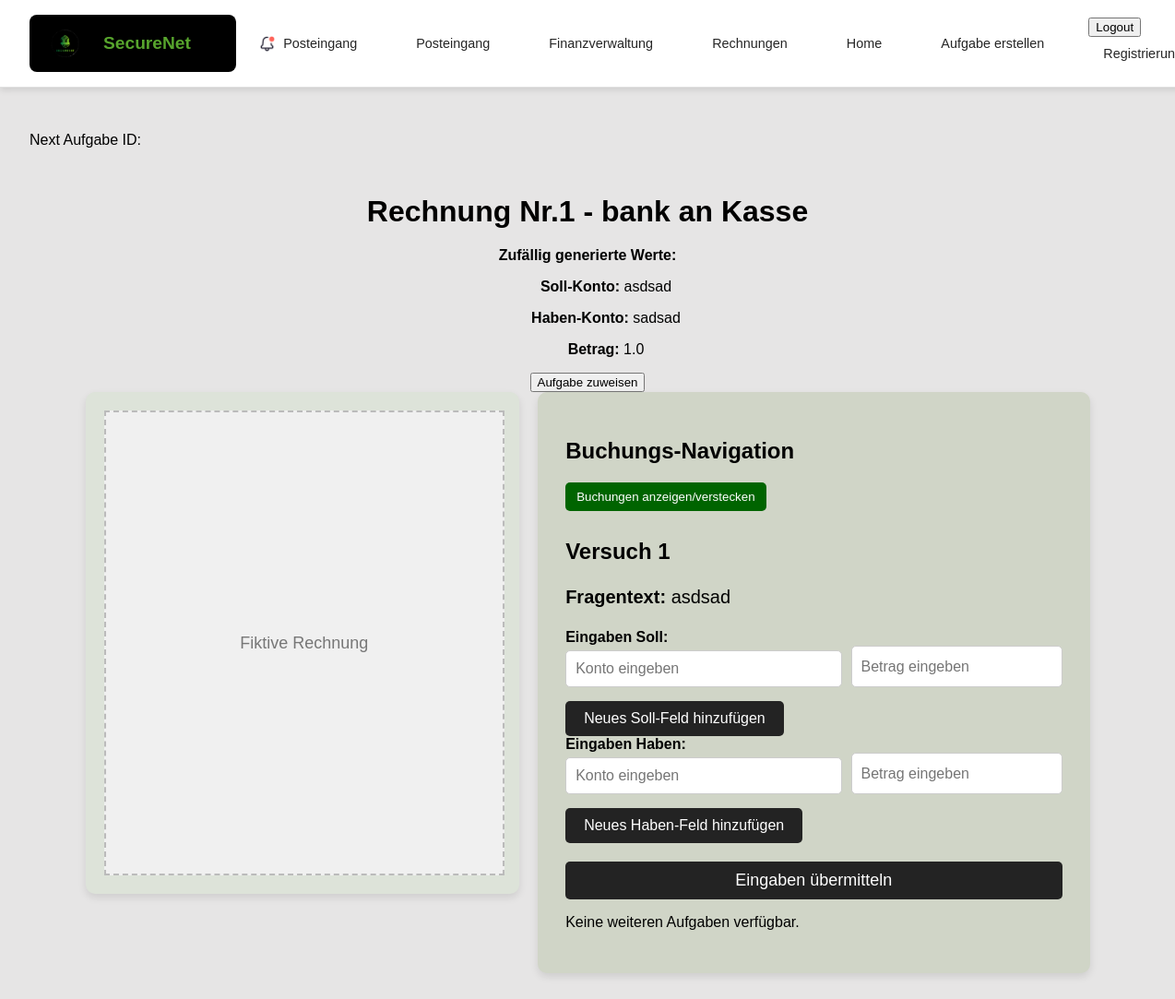
The app's page /posts/rechnung/1/ (signed in), older data.
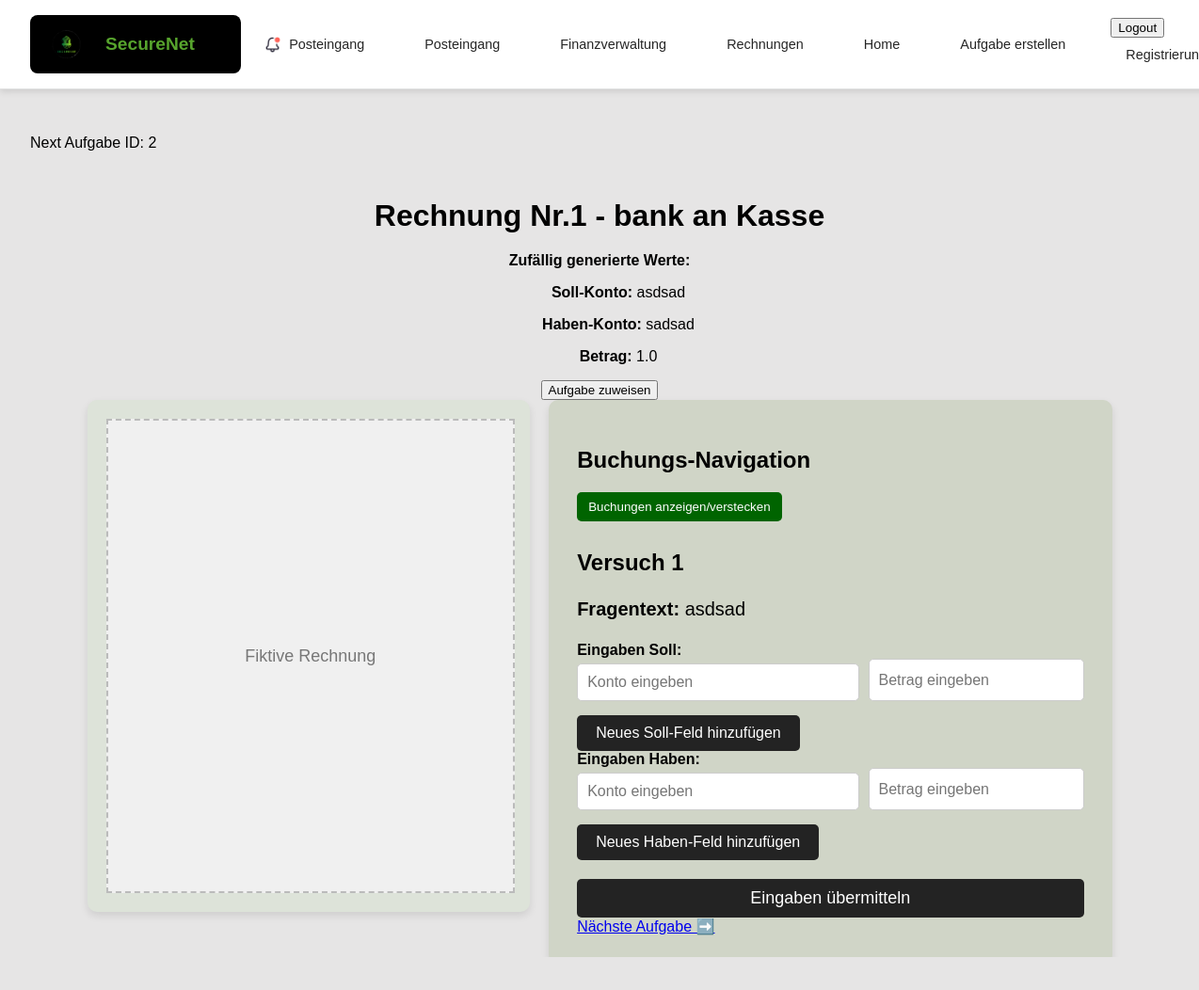
The same page, newer data.
### posts/models.py (models this page shows, shortened)
class Aufgabe_neu(models.Model):
    unternehmen_kategorie = models.ForeignKey(Unternehmen, on_delete=models.CASCADE)
    fragentyp = models.ForeignKey(Aufgabenkategorie, on_delete=models.CASCADE)
    fragentyp_text = models.CharField(max_length=255)
    mailtext = models.TextField()
    frage = models.TextField()
    bezugswert = models.FloatField()
    min_wert = models.FloatField(null=True, blank=True)
    max_wert = models.FloatField(null=True, blank=True)
    nutzungsdauer = models.IntegerField(null=True, blank=True)

### posts/views.py (the view, shortened to what this page needs)
# urls.py: path('rechnung/<int:aufgabe_id>/', views.rechnung_detail_view, name='rechnung_detail'),
@login_required
def rechnung_detail_view(request, aufgabe_id):
    aufgabe = get_object_or_404(Aufgabe_neu, id=aufgabe_id)
    nutzer_aufgabe, created = NutzerAufgabe.objects.get_or_create(
        aufgabe=aufgabe,
        nutzer=request.user,
        defaults={'soll_konto': '', 'haben_konto': '', 'betrag': 0, 'geloest': False}
    )
    buchungen = Buchung.objects.filter(aufgabe=aufgabe, nutzer=request.user).order_by('buchung_id')
    next_aufgabe = Aufgabe_neu.objects.filter(id__gt=aufgabe_id).order_by('id').first()
    buchung_status = []
    for buchung in buchungen:
        soll_konten_nutzer = json.loads(buchung.antwort_konten_soll)
        haben_konten_nutzer = json.loads(buchung.antwort_konten_haben)
        betraege_soll_nutzer = json.loads(buchung.antwort_betrag_soll)
        betraege_haben_nutzer = json.loads(buchung.antwort_betrag_haben)
        soll_konto_loesung = nutzer_aufgabe.soll_konto
        haben_konto_loesung = nutzer_aufgabe.haben_konto
        betrag_loesung = nutzer_aufgabe.betrag
        korrekt = (
            soll_konto_loesung in soll_konten_nutzer and
            haben_konto_loesung in haben_konten_nutzer and
            betrag_loesung in betraege_soll_nutzer
        )
        if korrekt:
            nutzer_aufgabe.geloest = True
            nutzer_aufgabe.save()
        else:
            nutzer_aufgabe.geloest = False
            nutzer_aufgabe.save()
        buchung_status.append({'buchung': buchung, 'korrekt': korrekt})
    return render(request, 'posts/rechnung.html', {
        'aufgabe': aufgabe,
        'nutzer_aufgabe': nutzer_aufgabe,
        'next_aufgabe': next_aufgabe,
        'buchungen': buchungen,
        'buchung_status': buchung_status
    })

### posts/templates/posts/rechnung.html (shortened to what this page needs)
{% extends 'master_layout.html' %}
{% load static %}
{% block css %}
<link rel="stylesheet" href="{% static 'css/styles.css' %}">
{% endblock %}
{% block content %}
<p>Next Aufgabe ID: {{ next_aufgabe.id }}</p>
<div class="container_rechnung">
    <h1 class="headline_rechnung">Rechnung Nr.{{ aufgabe.id }} - {{ aufgabe.fragentyp_text }}</h1>
    {% if user.is_authenticated and nutzer_aufgabe %}
        <p><strong>Zufällig generierte Werte:</strong></p>
        <ul>
            <p><strong>Soll-Konto:</strong> {{ nutzer_aufgabe.soll_konto }}</p>
            <p><strong>Haben-Konto:</strong> {{ nutzer_aufgabe.haben_konto }}</p>
            <p><strong>Betrag:</strong> {{ nutzer_aufgabe.betrag }}</p>
        </ul>
    {% endif %}
    {% if user.is_authenticated and not aufgabe.geloest %}
        <form method="post" action="{% url 'posts:zufaellige_aufgabe_zuweisen' aufgabe.id %}">
            <button type="submit" class="btn-assign-task">Aufgabe zuweisen</button>
        </form>
    {% endif %}
    <div class="content-wrapper_rechnung">
        <div class="left-section_rechnung">
            <div class="invoice-placeholder_rechnung">Fiktive Rechnung</div>
        </div>
        <div class="right-section_rechnung">
            <h2>Buchungs-Navigation</h2>
            <button id="toggle-buchung-ansicht" class="btn-toggle_rechnung">Buchungen anzeigen/verstecken</button>
            <h2>Versuch 1</h2>
            <p class="business-case_rechnung">
                <strong>Fragentext:</strong> {{ aufgabe.frage }}
            </p>
            <form method="post">
                <div class="inputs-container_rechnung">
                    <div id="soll-container_rechnung">
                        <label><strong>Eingaben Soll:</strong></label>
                        <div class="input-group_rechnung">
                            <input type="text" placeholder="Konto eingeben" name="soll_konto[]">
                            <input type="number" placeholder="Betrag eingeben" name="soll_betrag[]">
                        </div>
                    </div>
                    <button type="button" class="btn-add_rechnung" onclick="addField('soll-container_rechnung')">Neues Soll-Feld hinzufügen</button>
                    <div id="haben-container_rechnung">
                        <label><strong>Eingaben Haben:</strong></label>
                        <div class="input-group_rechnung">
                            <input type="text" placeholder="Konto eingeben" name="haben_konto[]">
                            <input type="number" placeholder="Betrag eingeben" name="haben_betrag[]">
                        </div>
                    </div>
                    <button type="button" class="btn-add_rechnung" onclick="addField('haben-container_rechnung')">Neues Haben-Feld hinzufügen</button>
                </div>
                <button type="submit" class="btn-submit_rechnung">Eingaben übermitteln</button>
            </form>
            {% if next_aufgabe %}
                <a href="{% url 'posts:rechnung_detail' next_aufgabe.id %}" class="btn-next_rechnung">Nächste Aufgabe ➡️</a>
            {% else %}
                <p>Keine weiteren Aufgaben verfügbar.</p>
            {% endif %}
        </div>
    </div>
</div>
{% endblock %}

Row changes from the older to the newer data that the page shows:
added Aufgabe_neu: id "2"
Text that changed along with them:
text no longer shown: "Keine weiteren Aufgaben verfügbar."
text now shown: "Nächste Aufgabe ➡️"
